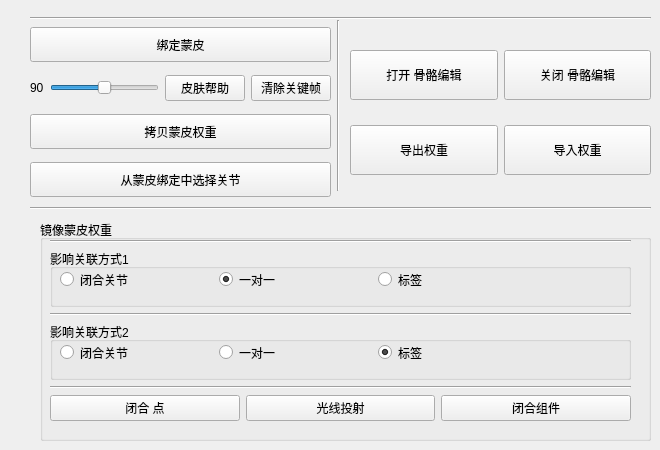
     <widget class="QWidget" name="SkinningTab">
      <attribute name="title">
       <string>蒙皮工具</string>
      </attribute>
      <widget class="QWidget" name="verticalLayoutWidget">
       <property name="geometry">
        <rect>
         <x>30</x>
         <y>20</y>
         <width>301</width>
         <height>188</height>
        </rect>
       </property>
       <layout class="QVBoxLayout" name="verticalLayout_14">
        <item>
         <widget class="QPushButton" name="BindSkinBtn">
          <property name="enabled">
           <bool>true</bool>
          </property>
          <property name="minimumSize">
           <size>
            <width>0</width>
            <height>35</height>
           </size>
          </property>
          <property name="text">
           <string>绑定蒙皮</string>
          </property>
         </widget>
        </item>
        <item>
         <layout class="QHBoxLayout" name="horizontalLayout_25">
          <item>
           <widget class="QLabel" name="label_20">
            <property name="text">
             <string>90</string>
            </property>
           </widget>
          </item>
          <item>
           <widget class="QSlider" name="SkinHelpSlider">
            <property name="minimum">
             <number>1</number>
            </property>
            <property name="maximum">
             <number>180</number>
            </property>
            <property name="value">
             <number>90</number>
            </property>
            <property name="orientation">
             <enum>Qt::Horizontal</enum>
            </property>
           </widget>
          </item>
          <item>
           <widget class="QPushButton" name="SkinHelpButton">
            <property name="text">
             <string>皮肤帮助</string>
            </property>
           </widget>
          </item>
          <item>
           <widget class="QPushButton" name="CleanKeysBtn">
            <property name="text">
             <string>清除关键帧</string>
            </property>
           </widget>
          </item>
         </layout>
        </item>
        <item>
         <widget class="QPushButton" name="copyButton">
          <property name="enabled">
           <bool>true</bool>
          </property>
          <property name="minimumSize">
           <size>
            <width>0</width>
            <height>35</height>
           </size>
          </property>
          <property name="text">
           <string>拷贝蒙皮权重</string>
          </property>
          <property name="icon">
           <iconset resource="Resources/iconResources.qrc">
            <normaloff>:/icon/Copy.png</normaloff>:/icon/Copy.png</iconset>
          </property>
         </widget>
        </item>
        <item>
         <widget class="QPushButton" name="SelecJointsFromBtn">
          <property name="minimumSize">
           <size>
            <width>0</width>
            <height>35</height>
           </size>
          </property>
          <property name="text">
           <string>从蒙皮绑定中选择关节</string>
          </property>
          <property name="icon">
           <iconset resource="Resources/iconResources.qrc">
            <normaloff>:/icon/MirrorWeights.png</normaloff>:/icon/MirrorWeights.png</iconset>
          </property>
         </widget>
        </item>
       </layout>
      </widget>
      <widget class="Line" name="line_26">
       <property name="geometry">
        <rect>
         <x>30</x>
         <y>200</y>
         <width>621</width>
         <height>16</height>
        </rect>
       </property>
       <property name="orientation">
        <enum>Qt::Horizontal</enum>
       </property>
      </widget>
      <widget class="Line" name="line_27">
       <property name="geometry">
        <rect>
         <x>30</x>
         <y>10</y>
         <width>621</width>
         <height>16</height>
        </rect>
       </property>
       <property name="orientation">
        <enum>Qt::Horizontal</enum>
       </property>
      </widget>
      <widget class="QWidget" name="verticalLayoutWidget_2">
       <property name="geometry">
        <rect>
         <x>350</x>
         <y>40</y>
         <width>301</width>
         <height>71</height>
        </rect>
       </property>
       <layout class="QGridLayout" name="gridLayout_4">
        <item row="0" column="0">
         <widget class="QPushButton" name="JointsEditOn">
          <property name="minimumSize">
           <size>
            <width>0</width>
            <height>50</height>
           </size>
          </property>
          <property name="text">
           <string>打开 骨骼编辑</string>
          </property>
          <property name="icon">
           <iconset resource="Resources/iconResources.qrc">
            <normaloff>:/icon/EditOn.png</normaloff>:/icon/EditOn.png</iconset>
          </property>
         </widget>
        </item>
        <item row="0" column="1">
         <widget class="QPushButton" name="JointsEditOff">
          <property name="minimumSize">
           <size>
            <width>0</width>
            <height>50</height>
           </size>
          </property>
          <property name="text">
           <string>关闭 骨骼编辑</string>
          </property>
          <property name="icon">
           <iconset resource="Resources/iconResources.qrc">
            <normaloff>:/icon/EditOff.png</normaloff>:/icon/EditOff.png</iconset>
          </property>
         </widget>
        </item>
       </layout>
      </widget>
      <widget class="Line" name="line_18">
       <property name="geometry">
        <rect>
         <x>330</x>
         <y>20</y>
         <width>16</width>
         <height>171</height>
        </rect>
       </property>
       <property name="orientation">
        <enum>Qt::Vertical</enum>
       </property>
      </widget>
      <widget class="QGroupBox" name="groupBox">
       <property name="geometry">
        <rect>
         <x>40</x>
         <y>220</y>
         <width>611</width>
         <height>221</height>
        </rect>
       </property>
       <property name="title">
        <string>镜像蒙皮权重</string>
       </property>
       <widget class="QWidget" name="layoutWidget">
        <property name="geometry">
         <rect>
          <x>10</x>
          <y>20</y>
          <width>581</width>
          <height>181</height>
         </rect>
        </property>
        <layout class="QVBoxLayout" name="verticalLayout_19">
         <item>
          <widget class="Line" name="line_32">
           <property name="orientation">
            <enum>Qt::Horizontal</enum>
           </property>
          </widget>
         </item>
         <item>
          <widget class="QGroupBox" name="groupBox_2">
           <property name="title">
            <string>影响关联方式1  </string>
           </property>
           <widget class="QWidget" name="horizontalLayoutWidget_3">
            <property name="geometry">
             <rect>
              <x>10</x>
              <y>20</y>
              <width>471</width>
              <height>21</height>
             </rect>
            </property>
            <layout class="QHBoxLayout" name="horizontalLayout_39">
             <item>
              <widget class="QRadioButton" name="closetJoint01">
               <property name="text">
                <string>闭合关节</string>
               </property>
              </widget>
             </item>
             <item>
              <widget class="QRadioButton" name="oneToOne01">
               <property name="text">
                <string>一对一</string>
               </property>
               <property name="checked">
                <bool>true</bool>
               </property>
              </widget>
             </item>
             <item>
              <widget class="QRadioButton" name="label01">
               <property name="text">
                <string>标签</string>
               </property>
              </widget>
             </item>
            </layout>
           </widget>
          </widget>
         </item>
         <item>
          <widget class="Line" name="line_25">
           <property name="orientation">
            <enum>Qt::Horizontal</enum>
           </property>
          </widget>
         </item>
         <item>
          <widget class="QGroupBox" name="groupBox_3">
           <property name="title">
            <string>影响关联方式2</string>
           </property>
           <widget class="QWidget" name="horizontalLayoutWidget_4">
            <property name="geometry">
             <rect>
              <x>10</x>
              <y>20</y>
              <width>471</width>
              <height>21</height>
             </rect>
            </property>
            <layout class="QHBoxLayout" name="horizontalLayout_42">
             <item>
              <widget class="QRadioButton" name="closetJoint02">
               <property name="text">
                <string>闭合关节</string>
               </property>
              </widget>
             </item>
             <item>
              <widget class="QRadioButton" name="oneToOne02">
               <property name="text">
                <string>一对一</string>
               </property>
              </widget>
             </item>
             <item>
              <widget class="QRadioButton" name="label02">
               <property name="text">
                <string>标签</string>
               </property>
               <property name="checked">
                <bool>true</bool>
               </property>
              </widget>
             </item>
            </layout>
           </widget>
          </widget>
         </item>
         <item>
          <widget class="Line" name="line_29">
           <property name="orientation">
            <enum>Qt::Horizontal</enum>
           </property>
          </widget>
         </item>
         <item>
          <layout class="QHBoxLayout" name="horizontalLayout_31">
           <item>
            <widget class="QPushButton" name="Mirror1">
             <property name="enabled">
              <bool>true</bool>
             </property>
             <property name="text">
              <string>闭合 点</string>
             </property>
             <property name="icon">
              <iconset resource="Resources/iconResources.qrc">
               <normaloff>:/icon/Mirror.png</normaloff>:/icon/Mirror.png</iconset>
             </property>
            </widget>
           </item>
           <item>
            <widget class="QPushButton" name="Mirror2">
             <property name="enabled">
              <bool>true</bool>
             </property>
             <property name="text">
              <string>光线投射</string>
             </property>
             <property name="icon">
              <iconset resource="Resources/iconResources.qrc">
               <normaloff>:/icon/Mirror.png</normaloff>:/icon/Mirror.png</iconset>
             </property>
            </widget>
           </item>
           <item>
            <widget class="QPushButton" name="Mirror3">
             <property name="enabled">
              <bool>true</bool>
             </property>
             <property name="text">
              <string>闭合组件</string>
             </property>
             <property name="icon">
              <iconset resource="Resources/iconResources.qrc">
               <normaloff>:/icon/Mirror.png</normaloff>:/icon/Mirror.png</iconset>
             </property>
            </widget>
           </item>
          </layout>
         </item>
        </layout>
       </widget>
      </widget>
      <widget class="QWidget" name="horizontalLayoutWidget">
       <property name="geometry">
        <rect>
         <x>350</x>
         <y>120</y>
         <width>301</width>
         <height>61</height>
        </rect>
       </property>
       <layout class="QHBoxLayout" name="horizontalLayout_44">
        <item>
         <widget class="QPushButton" name="ExportWeightBtn">
          <property name="minimumSize">
           <size>
            <width>0</width>
            <height>50</height>
           </size>
          </property>
          <property name="text">
           <string>导出权重</string>
          </property>
         </widget>
        </item>
        <item>
         <widget class="QPushButton" name="ImportWeightBtn">
          <property name="minimumSize">
           <size>
            <width>0</width>
            <height>50</height>
           </size>
          </property>
          <property name="text">
           <string>导入权重</string>
          </property>
         </widget>
        </item>
       </layout>
      </widget>
     </widget>
